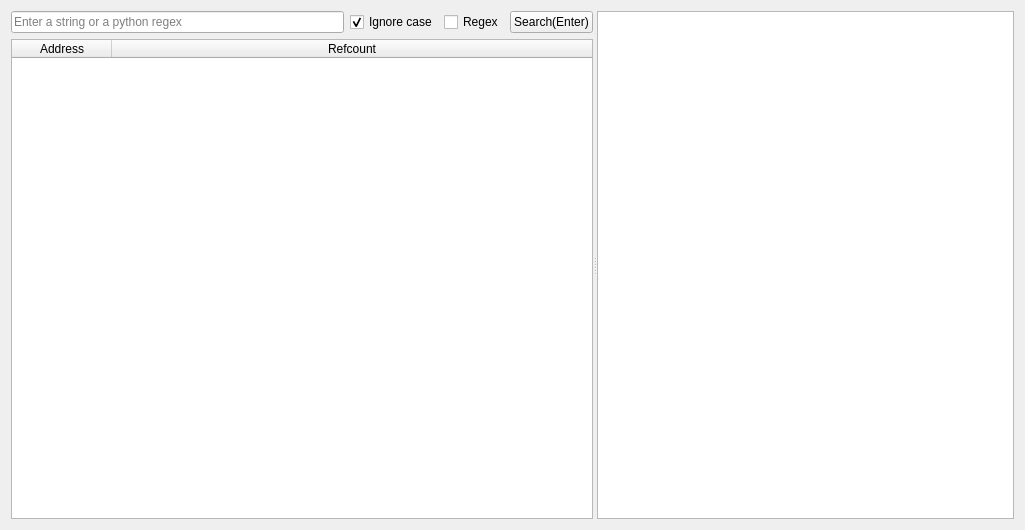
<?xml version="1.0" encoding="UTF-8"?>
<ui version="4.0">
 <class>Form</class>
 <widget class="QWidget" name="Form">
  <property name="geometry">
   <rect>
    <x>0</x>
    <y>0</y>
    <width>1025</width>
    <height>530</height>
   </rect>
  </property>
  <property name="windowTitle">
   <string>Referenced Calls</string>
  </property>
  <property name="toolTip">
   <string/>
  </property>
  <layout class="QGridLayout" name="gridLayout">
   <item row="0" column="0">
    <widget class="QSplitter" name="splitter">
     <property name="orientation">
      <enum>Qt::Horizontal</enum>
     </property>
     <widget class="QWidget" name="layoutWidget">
      <layout class="QVBoxLayout" name="verticalLayout">
       <item>
        <layout class="QHBoxLayout" name="horizontalLayout_2">
         <item>
          <widget class="QLineEdit" name="lineEdit_Regex">
           <property name="placeholderText">
            <string>Enter a string or a python regex</string>
           </property>
          </widget>
         </item>
         <item>
          <widget class="QCheckBox" name="checkBox_IgnoreCase">
           <property name="toolTip">
            <string>Ignore case if checked</string>
           </property>
           <property name="text">
            <string>Ignore case</string>
           </property>
           <property name="checked">
            <bool>true</bool>
           </property>
          </widget>
         </item>
         <item>
          <widget class="QCheckBox" name="checkBox_Regex">
           <property name="toolTip">
            <string>Your string will be treated as a regex if checked</string>
           </property>
           <property name="text">
            <string>Regex</string>
           </property>
          </widget>
         </item>
         <item>
          <widget class="QPushButton" name="pushButton_Search">
           <property name="text">
            <string>Search(Enter)</string>
           </property>
          </widget>
         </item>
        </layout>
       </item>
       <item>
        <widget class="QTableWidget" name="tableWidget_References">
         <property name="editTriggers">
          <set>QAbstractItemView::NoEditTriggers</set>
         </property>
         <property name="selectionMode">
          <enum>QAbstractItemView::SingleSelection</enum>
         </property>
         <property name="selectionBehavior">
          <enum>QAbstractItemView::SelectRows</enum>
         </property>
         <property name="sortingEnabled">
          <bool>true</bool>
         </property>
         <attribute name="horizontalHeaderStretchLastSection">
          <bool>true</bool>
         </attribute>
         <attribute name="verticalHeaderVisible">
          <bool>false</bool>
         </attribute>
         <attribute name="verticalHeaderDefaultSectionSize">
          <number>16</number>
         </attribute>
         <attribute name="verticalHeaderMinimumSectionSize">
          <number>16</number>
         </attribute>
         <column>
          <property name="text">
           <string>Address</string>
          </property>
         </column>
         <column>
          <property name="text">
           <string>Refcount</string>
          </property>
         </column>
        </widget>
       </item>
      </layout>
     </widget>
     <widget class="QListWidget" name="listWidget_Referrers">
      <property name="editTriggers">
       <set>QAbstractItemView::NoEditTriggers</set>
      </property>
     </widget>
    </widget>
   </item>
  </layout>
 </widget>
 <resources/>
 <connections/>
</ui>
